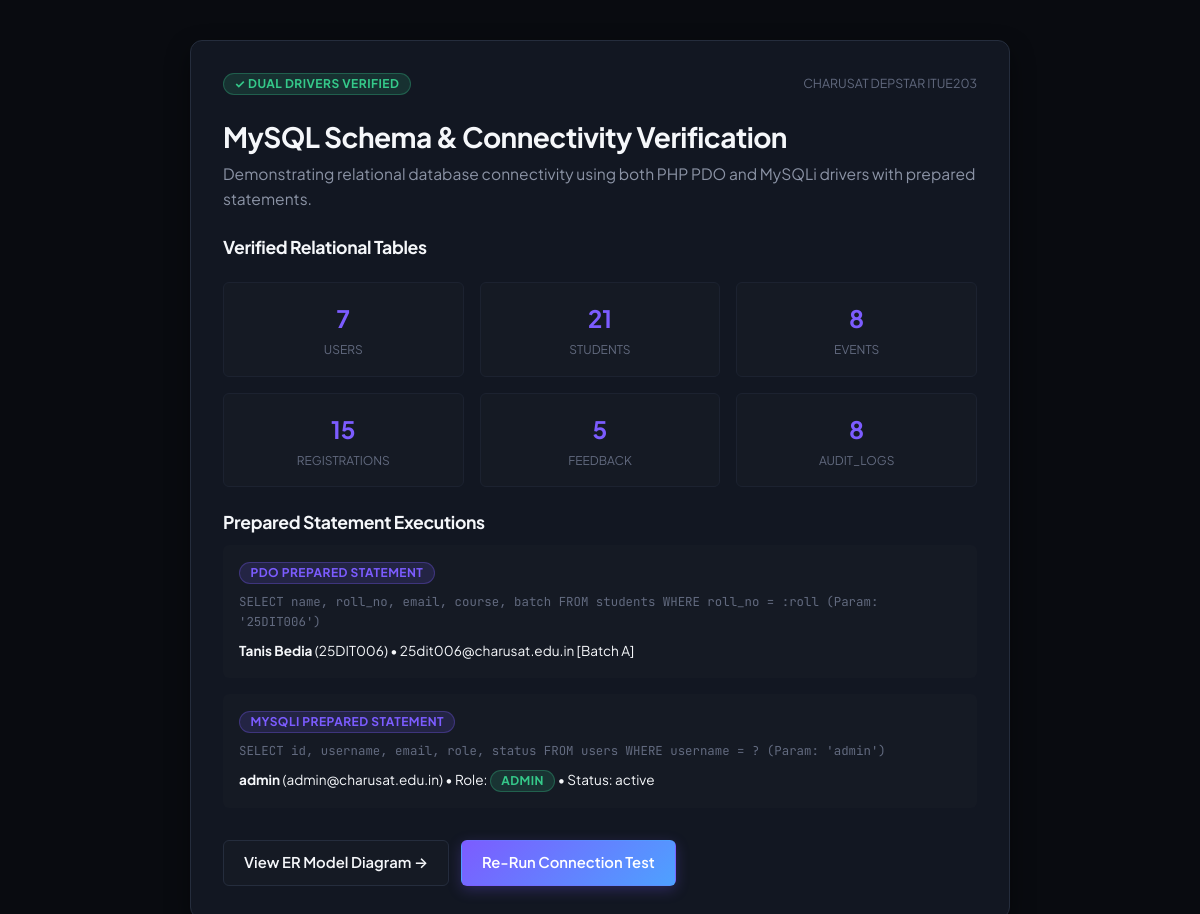
Page /WDF/Practical_08_MySQL_Schema_Connectivity/connection-test.php on the committed database.
### tables this page shows
CREATE TABLE `students` (
  `id` INT UNSIGNED NOT NULL AUTO_INCREMENT,
  `user_id` INT UNSIGNED NULL,
  `roll_no` VARCHAR(20) NOT NULL,
  `name` VARCHAR(100) NOT NULL,
  `email` VARCHAR(120) NOT NULL,
  `mobile` VARCHAR(15) NOT NULL,
  `course` VARCHAR(60) NOT NULL DEFAULT 'B.Tech IT',
  `semester` TINYINT UNSIGNED NOT NULL DEFAULT 3,
  `year` TINYINT UNSIGNED NOT NULL DEFAULT 2,
  `gender` ENUM('Male', 'Female', 'Other') NOT NULL DEFAULT 'Male',
  `division` VARCHAR(10) NOT NULL DEFAULT '3IT-A',
  `batch` VARCHAR(10) NOT NULL DEFAULT 'Batch A',
  `created_at` TIMESTAMP NOT NULL DEFAULT CURRENT_TIMESTAMP,
  PRIMARY KEY (`id`),
  UNIQUE KEY `idx_students_roll_no` (`roll_no`),
  UNIQUE KEY `idx_students_email` (`email`),
  KEY `idx_students_batch` (`batch`),
  KEY `idx_students_user_id` (`user_id`),
  CONSTRAINT `fk_students_user` FOREIGN KEY (`user_id`) REFERENCES `users` (`id`) ON DELETE SET NULL ON UPDATE CASCADE
);

CREATE TABLE `users` (
  `id` INT UNSIGNED NOT NULL AUTO_INCREMENT,
  `username` VARCHAR(50) NOT NULL,
  `email` VARCHAR(120) NOT NULL,
  `password_hash` VARCHAR(255) NOT NULL,
  `role` ENUM('student', 'admin') NOT NULL DEFAULT 'student',
  `full_name` VARCHAR(100) NOT NULL,
  `status` ENUM('active', 'inactive', 'suspended') NOT NULL DEFAULT 'active',
  `created_at` TIMESTAMP NOT NULL DEFAULT CURRENT_TIMESTAMP,
  PRIMARY KEY (`id`),
  UNIQUE KEY `idx_users_username` (`username`),
  UNIQUE KEY `idx_users_email` (`email`),
  KEY `idx_users_role` (`role`)
);

### WDF/Practical_08_MySQL_Schema_Connectivity/connection-test.php (the view, shortened to what this page needs)
<?php
$pdoSuccess = false;
$mysqliSuccess = false;
$tables = [];
$sampleStudent = null;
$sampleUser = null;
try {
    $pdo = getDbConnection();
    $pdoSuccess = true;
    $mysqli = getMysqliConnection();
    $mysqliSuccess = ($mysqli->ping());
    $tableNames = ['users', 'students', 'events', 'registrations', 'feedback', 'audit_logs'];
    foreach ($tableNames as $tbl) {
        $stmt = $pdo->query("SELECT COUNT(*) FROM `{$tbl}`");
        $tables[$tbl] = (int)$stmt->fetchColumn();
    }
    $pdoStmt = $pdo->prepare('SELECT name, roll_no, email, course, batch FROM students WHERE roll_no = :roll LIMIT 1');
    $pdoStmt->execute([':roll' => '25DIT006']);
    $sampleStudent = $pdoStmt->fetch();
    $mStmt = $mysqli->prepare('SELECT id, username, email, role, status FROM users WHERE username = ? LIMIT 1');
    $usernameParam = 'admin';
    $mStmt->bind_param('s', $usernameParam);
    $mStmt->execute();
    $sampleUser = $mStmt->get_result()->fetch_assoc();
} catch (Exception $e) {
    $error = $e->getMessage();
}
?>
<!DOCTYPE html>
<html lang="en">
<head>
  <link rel="stylesheet" href="../../css/global.css">
  <link rel="stylesheet" href="../../css/components.css">
</head>
<body>
  <div class="card">
    <div style="display: flex; justify-content: space-between; align-items: center; margin-bottom: 1.5rem;">
      <span class="badge <?= ($pdoSuccess && $mysqliSuccess) ? 'badge-success' : 'badge-danger' ?>">
        <?= ($pdoSuccess && $mysqliSuccess) ? '✓ Dual Drivers Verified' : '✗ Connection Failed' ?>
      </span>
      <span class="text-xs text-muted">CHARUSAT DEPSTAR ITUE203</span>
    </div>
    <h1 style="font-size: 1.75rem; margin-bottom: 0.5rem;">MySQL Schema & Connectivity Verification</h1>
    <p style="color: var(--text-secondary); margin-bottom: 1.5rem;">
      Demonstrating relational database connectivity using both PHP PDO and MySQLi drivers with prepared statements.
    </p>
    <h3 style="font-size: 1.1rem; margin-bottom: 0.5rem;">Verified Relational Tables</h3>
    <div class="metric-grid">
      <?php foreach ($tables as $tName => $count): ?>
        <div class="metric-box">
          <div style="font-size: 1.5rem; font-weight: 700; color: var(--accent-primary);"><?= $count ?></div>
          <div style="font-size: 0.75rem; color: var(--text-muted); text-transform: uppercase; margin-top: 0.2rem;"><?= htmlspecialchars($tName) ?></div>
        </div>
      <?php endforeach; ?>
    </div>
    <h3 style="font-size: 1.1rem; margin-top: 1.5rem; margin-bottom: 0.75rem;">Prepared Statement Executions</h3>
    <div style="background: var(--bg-elevated); padding: 1rem; border-radius: var(--radius-sm); margin-bottom: 1rem; font-size: 0.85rem;">
      <span class="badge badge-accent" style="margin-bottom: 0.5rem;">PDO Prepared Statement</span>
      <div class="font-mono text-xs text-muted">SELECT name, roll_no, email, course, batch FROM students WHERE roll_no = :roll (Param: '25DIT006')</div>
      <?php if ($sampleStudent): ?>
        <div style="margin-top: 0.5rem; color: var(--text-primary);">
          <strong><?= htmlspecialchars($sampleStudent['name']) ?></strong> (<?= htmlspecialchars($sampleStudent['roll_no']) ?>) • <?= htmlspecialchars($sampleStudent['email']) ?> [<?= htmlspecialchars($sampleStudent['batch']) ?>]
        </div>
      <?php endif; ?>
    </div>
    <div style="background: var(--bg-elevated); padding: 1rem; border-radius: var(--radius-sm); font-size: 0.85rem;">
      <span class="badge badge-accent" style="margin-bottom: 0.5rem;">MySQLi Prepared Statement</span>
      <div class="font-mono text-xs text-muted">SELECT id, username, email, role, status FROM users WHERE username = ? (Param: 'admin')</div>
      <?php if ($sampleUser): ?>
        <div style="margin-top: 0.5rem; color: var(--text-primary);">
          <strong><?= htmlspecialchars($sampleUser['username']) ?></strong> (<?= htmlspecialchars($sampleUser['email']) ?>) • Role: <span class="badge badge-success"><?= htmlspecialchars($sampleUser['role']) ?></span> • Status: <?= htmlspecialchars($sampleUser['status']) ?>
        </div>
      <?php endif; ?>
    </div>
    <div style="margin-top: 2rem; display: flex; gap: 0.75rem;">
      <a href="index.php" class="btn btn-secondary">View ER Model Diagram →</a>
      <a href="connection-test.php" class="btn btn-primary">Re-Run Connection Test</a>
    </div>
  </div>
</body>
</html>

### css/global.css (style rules this page uses)
:root { --bg-primary: #090B10; --bg-surface: #10141C; --bg-elevated: #151A24; --bg-card: #121722; --bg-card-hover: #19202E; --bg-input: #0D1017; --text-primary: #F5F7FA; --text-secondary: #8B93A5; --text-muted: #626A7F; --text-inverse: #090B10; --border-subtle: #1C2230; --border-medium: #252D3D; --border-focus: #7C5CFF; --accent-primary: #7C5CFF; --accent-hover: #6D4AFF; --accent-soft: rgba(124, 92, 255, 0.15); --accent-gradient: linear-gradient(135deg, #7C5CFF 0%, #4EA1FF 100%); --accent-glow: rgba(124, 92, 255, 0.25); --success: #35C98A; --success-soft: rgba(53, 201, 138, 0.15); --warning: #F2B84B; --warning-soft: rgba(242, 184, 75, 0.15); --danger: #F26B6B; --danger-soft: rgba(242, 107, 107, 0.15); --info: #4EA1FF; --info-soft: rgba(78, 161, 255, 0.15); --shadow-sm: 0 1px 3px rgba(0, 0, 0, 0.25); --shadow-md: 0 4px 10px rgba(0, 0, 0, 0.35); --shadow-lg: 0 10px 24px rgba(0, 0, 0, 0.45); --shadow-glow: none; --radius-xs: 4px; --radius-sm: 6px; --radius-md: 8px; --radius-lg: 12px; --radius-xl: 14px; --radius-pill: 999px; --transition-fast: 150ms ease; --transition-base: 220ms ease; --transition-slow: 350ms ease; --font-sans: 'Plus Jakarta Sans', ui-sans-serif, system-ui, -apple-system, BlinkMacSystemFont, "Segoe UI", Roboto, sans-serif; --font-mono: 'JetBrains Mono', monospace; --sidebar-width: 260px; --sidebar-collapsed-width: 80px; --topbar-height: 72px; }
*, *::before, *::after { box-sizing: border-box; margin: 0; padding: 0; }
html { font-size: 16px; scroll-behavior: smooth; -webkit-text-size-adjust: 100%; }
body { font-family: var(--font-sans); background-color: var(--bg-primary); color: var(--text-primary); line-height: 1.6; min-height: 100vh; display: flex; flex-direction: column; overflow-x: hidden; transition: background-color var(--transition-base), color var(--transition-base); -webkit-font-smoothing: antialiased; -moz-osx-font-smoothing: grayscale; }
h1, h2, h3, h4, h5, h6 { font-family: var(--font-sans); font-weight: 700; color: var(--text-primary); line-height: 1.25; letter-spacing: -0.02em; }
h1 { font-size: 2.25rem; }
h3 { font-size: 1.35rem; }
p { color: var(--text-secondary); font-size: 0.975rem; margin-bottom: 0.75rem; }
a { color: var(--accent-primary); text-decoration: none; transition: color var(--transition-fast); }
.text-muted { color: var(--text-muted); }
.text-xs { font-size: 0.775rem; }
.font-mono { font-family: var(--font-mono); }

### css/components.css (style rules this page uses)
.btn { display: inline-flex; align-items: center; justify-content: center; gap: 0.5rem; padding: 0.65rem 1.25rem; border-radius: var(--radius-sm); font-size: 0.925rem; font-weight: 600; text-align: center; transition: all var(--transition-fast); cursor: pointer; white-space: nowrap; user-select: none; border: 1px solid transparent; }
.btn-primary { background: var(--accent-gradient); color: #FFFFFF; box-shadow: 0 4px 14px var(--accent-glow); }
.btn-secondary { background: var(--bg-elevated); color: var(--text-primary); border-color: var(--border-medium); }
.card { background: var(--bg-card); border: 1px solid var(--border-subtle); border-radius: var(--radius-lg); padding: 1.5rem; transition: all var(--transition-base); position: relative; overflow: hidden; }
.badge { display: inline-flex; align-items: center; gap: 0.35rem; padding: 0.25rem 0.65rem; font-size: 0.75rem; font-weight: 700; border-radius: var(--radius-pill); text-transform: uppercase; letter-spacing: 0.04em; line-height: 1; }
.badge-accent { background: var(--accent-soft); color: var(--accent-primary); border: 1px solid rgba(124, 92, 255, 0.3); }
.badge-success { background: var(--success-soft); color: var(--success); border: 1px solid rgba(53, 201, 138, 0.3); }

### WDF/Practical_08_MySQL_Schema_Connectivity/connection-test.php (style rules this page uses)
body { background: var(--bg-primary); color: var(--text-primary); padding: 2.5rem 1.5rem; }
.card { background: var(--bg-card); border: 1px solid var(--border-medium); border-radius: var(--radius-lg); padding: 2rem; max-width: 820px; margin: 0 auto; box-shadow: var(--shadow-lg); }
.metric-grid { display: grid; grid-template-columns: repeat(3, 1fr); gap: 1rem; margin: 1.5rem 0; }
.metric-box { background: var(--bg-elevated); border: 1px solid var(--border-subtle); padding: 1rem; border-radius: var(--radius-sm); text-align: center; }

### rows in the picture
students: name "Tanis Bedia", roll_no "25DIT006", email "25dit006@charusat.edu.in", batch "Batch A"
users: username "admin", email "admin@charusat.edu.in", role "ADMIN", status "active"

### other values in the picture
$count "7"
$tName "USERS"
$count "21"
$tName "STUDENTS"
$count "8"
$tName "EVENTS"
$count "15"
$tName "REGISTRATIONS"
$count "5"
$tName "FEEDBACK"
$tName "AUDIT_LOGS"
